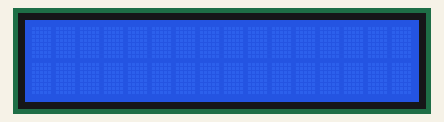
The sketch below on a simulated Arduino Uno, built with avr-gcc and run on an emulated ATmega328P. Shown: 16×2 character LCD.

Above: at 0.1 s.
At 2.1 s:
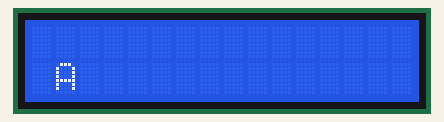
At 4.1 s:
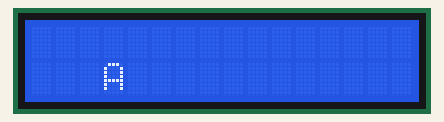
At 8.1 s:
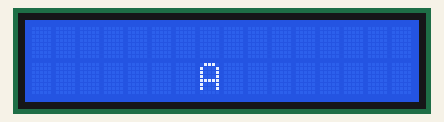
At 12.1 s:
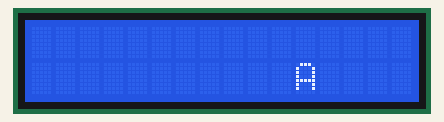
At 17.1 s:
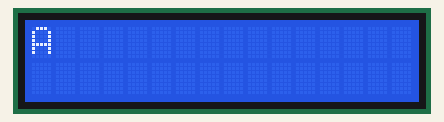

Measured:
- by itself, everything shown: repeats every 16.0 s, in 16 steps
- what the display in image 1 shows lasts 1.0 s, from 2.0 s to 3.0 s

The sketch:

03.04.ino
```cpp
#include <LiquidCrystal.h>

#define ENB 12
#define RS 13
#define DB4 11
#define DB5 10
#define DB6 9
#define DB7 8

LiquidCrystal lcd(RS, ENB, DB4, DB5, DB6, DB7);

byte cursorPos = 0;
char entry = 'A';
int period = 1000;
unsigned long previous_time = 0;

void setup() {
  // put your setup code here, to run once:
  lcd.begin(16, 2);
}

void loop() {
  // put your main code here, to run repeatedly:
  unsigned long current_time = millis();
  if(current_time - previous_time >= period){
    lcd.clear();
    lcd.setCursor(cursorPos % 16, (cursorPos % 2));
    lcd.write(entry);
    cursorPos = ++cursorPos;
    previous_time = current_time;
  }
}
```
